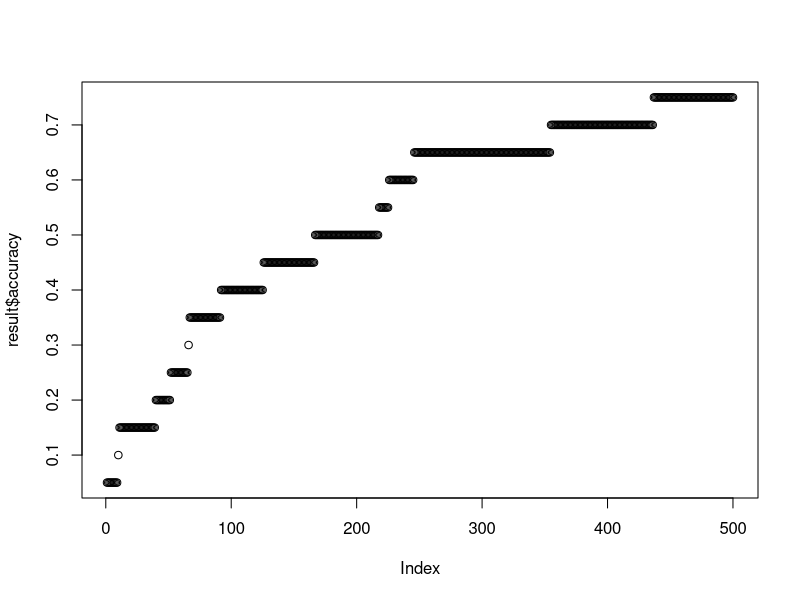

Recreate this plot in R.
n.inputs <- 24
n.hidden <- 10
n.outputs <- 24
learning.rate <- 0.2
rate.REM.decay.all <- 0.855
REM.enhance.amount <- 1.058

training.words <- list(
  list(input=runif(n.inputs, 0, 1), output=c(0, 0, 0, 0, 0, 0, 0, 0, 0, 1, 0, 0, 0, 0, 0, 0, 0, 0, 0, 0, 0, 0, 0, 0)),
  list(input=runif(n.inputs, 0, 1), output=c(0, 0, 0, 0, 0, 0, 0, 0, 0, 0, 0, 0, 0, 0, 0, 0, 0, 0, 0, 0, 1, 0, 0, 0)),
  list(input=runif(n.inputs, 0, 1), output=c(0, 0, 0, 1, 0, 0, 0, 0, 0, 0, 0, 0, 0, 0, 0, 0, 0, 0, 0, 0, 0, 0, 0, 0)),
  list(input=runif(n.inputs, 0, 1), output=c(0, 0, 0, 0, 0, 0, 0, 0, 0, 0, 0, 1, 0, 0, 0, 0, 0, 0, 0, 0, 0, 0, 0, 0)),
  list(input=runif(n.inputs, 0, 1), output=c(0, 0, 0, 0, 0, 1, 0, 0, 0, 0, 0, 0, 0, 0, 0, 0, 0, 0, 0, 0, 0, 0, 0, 0)),
  list(input=runif(n.inputs, 0, 1), output=c(0, 0, 0, 0, 1, 0, 0, 0, 0, 0, 0, 0, 0, 0, 0, 0, 0, 0, 0, 0, 0, 0, 0, 0)),
  list(input=runif(n.inputs, 0, 1), output=c(0, 0, 0, 0, 0, 0, 0, 0, 0, 0, 0, 0, 0, 0, 0, 1, 0, 0, 0, 0, 0, 0, 0, 0)),
  list(input=runif(n.inputs, 0, 1), output=c(0, 0, 1, 0, 0, 0, 0, 0, 0, 0, 0, 0, 0, 0, 0, 0, 0, 0, 0, 0, 0, 0, 0, 0)),
  list(input=runif(n.inputs, 0, 1), output=c(0, 0, 0, 0, 0, 0, 1, 0, 0, 0, 0, 0, 0, 0, 0, 0, 0, 0, 0, 0, 0, 0, 0, 0)),
  list(input=runif(n.inputs, 0, 1), output=c(0, 0, 0, 0, 0, 0, 0, 0, 0, 0, 0, 0, 0, 0, 0, 0, 0, 0, 1, 0, 0, 0, 0, 0)),
  list(input=runif(n.inputs, 0, 1), output=c(0, 1, 0, 0, 0, 0, 0, 0, 0, 0, 0, 0, 0, 0, 0, 0, 0, 0, 0, 0, 0, 0, 0, 0)),
  list(input=runif(n.inputs, 0, 1), output=c(0, 0, 0, 0, 0, 0, 0, 0, 0, 0, 0, 0, 0, 0, 0, 0, 0, 0, 0, 1, 0, 0, 0, 0)),
  list(input=runif(n.inputs, 0, 1), output=c(0, 0, 0, 0, 0, 0, 0, 0, 0, 0, 0, 0, 0, 0, 0, 0, 0, 0, 0, 0, 0, 0, 0, 1)),
  list(input=runif(n.inputs, 0, 1), output=c(0, 0, 0, 0, 0, 0, 0, 0, 0, 0, 0, 0, 0, 0, 0, 0, 0, 0, 0, 0, 0, 0, 1, 0)),
  list(input=runif(n.inputs, 0, 1), output=c(0, 0, 0, 0, 0, 0, 0, 0, 0, 0, 0, 0, 0, 0, 0, 0, 0, 1, 0, 0, 0, 0, 0, 0)),
  list(input=runif(n.inputs, 0, 1), output=c(0, 0, 0, 0, 0, 0, 0, 1, 0, 0, 0, 0, 0, 0, 0, 0, 0, 0, 0, 0, 0, 0, 0, 0)),
  list(input=runif(n.inputs, 0, 1), output=c(0, 0, 0, 0, 0, 0, 0, 0, 0, 0, 0, 0, 0, 1, 0, 0, 0, 0, 0, 0, 0, 0, 0, 0)),
  list(input=runif(n.inputs, 0, 1), output=c(0, 0, 0, 0, 0, 0, 0, 0, 0, 0, 0, 0, 0, 0, 1, 0, 0, 0, 0, 0, 0, 0, 0, 0)),
  list(input=runif(n.inputs, 0, 1), output=c(0, 0, 0, 0, 0, 0, 0, 0, 0, 0, 1, 0, 0, 0, 0, 0, 0, 0, 0, 0, 0, 0, 0, 0)),
  list(input=runif(n.inputs, 0, 1), output=c(0, 0, 0, 0, 0, 0, 0, 0, 0, 0, 0, 0, 0, 0, 0, 0, 0, 0, 0, 0, 0, 0, 0, 0)),
  list(input=runif(n.inputs, 0, 1), output=c(0, 0, 0, 0, 0, 0, 0, 0, 0, 0, 0, 0, 0, 0, 0, 0, 1, 0, 0, 0, 0, 0, 0, 0)),
  list(input=runif(n.inputs, 0, 1), output=c(0, 0, 0, 0, 0, 0, 0, 0, 1, 0, 0, 0, 0, 0, 0, 0, 0, 0, 0, 0, 0, 0, 0, 0)),
  list(input=runif(n.inputs, 0, 1), output=c(0, 0, 0, 0, 0, 0, 0, 0, 0, 0, 0, 0, 1, 0, 0, 0, 0, 0, 0, 0, 0, 0, 0, 0)),
  list(input=runif(n.inputs, 0, 1), output=c(0, 0, 0, 0, 0, 0, 0, 0, 0, 0, 0, 0, 0, 0, 0, 0, 0, 0, 0, 0, 0, 1, 0, 0)),
  list(input=runif(n.inputs, 0, 1), output=c(1, 0, 0, 0, 0, 0, 0, 0, 0, 0, 0, 0, 0, 0, 0, 0, 0, 0, 0, 0, 0, 0, 0, 0))
) 

words.tested <- sample(training.words, 20) 

weights.to.hidden <- matrix(rnorm(n.inputs*n.hidden, mean=0, sd=1), nrow=n.inputs, ncol=n.hidden) 
weights.to.output <- matrix(rnorm(n.hidden*n.outputs, mean=0, sd=1), nrow=n.hidden, ncol=n.outputs)

sigmoid.activation <- function(x){
  return(1 / (1+exp(-x)))
}

forward.pass <- function(input){
  hidden.layer <- numeric(n.hidden)
  for(i in 1:n.hidden){
    hidden.layer[i] <- sigmoid.activation(sum(input*weights.to.hidden[, i]))
  }
  output.layer <- numeric(n.outputs) 
  for(i in 1:n.outputs){
    output.layer[i] <- sigmoid.activation(sum(hidden.layer*weights.to.output[, i]))
  }
  return(list(hidden=hidden.layer, output=output.layer))
}

backprop <- function(input, target){
  
  delta.weights.to.hidden <- weights.to.hidden
  delta.weights.to.output <- weights.to.output
  
  activations <- forward.pass(input)
  output <- activations$output
  hidden <- activations$hidden
  
  output.error <- target - output
  output.slope <- output*(1-output)
  output.weighted.error <- output.slope*output.error
  for(o in 1:n.outputs){
    delta.weights.to.output[,o] <- learning.rate*output.weighted.error[o]*hidden
  }
  
  hidden.error <- numeric(n.hidden)
  for(h in 1:n.hidden){
    hidden.error[h] <- sum(delta.weights.to.output[h,] * output.weighted.error)
  }
  hidden.slope <- hidden*(1-hidden)
  hidden.weighted.error <- hidden.slope*hidden.error
  for(h in 1:n.hidden){
    delta.weights.to.hidden[,h] <- learning.rate*hidden.weighted.error[h]*input
  }
  
  weights.to.hidden <<- weights.to.hidden + delta.weights.to.hidden
  weights.to.output <<- weights.to.output + delta.weights.to.output
  
}

test.word <- function(input, target){
  rmse.output <- sqrt(mean(target - forward.pass(input)$output)^2)
  return(rmse.output)
} 

REM.decay.all <- function(){
  weights.to.hidden <<- weights.to.hidden * rate.REM.decay.all
  weights.to.output <<- weights.to.output * rate.REM.decay.all
}

REM.enhance <- function(){
  weights.to.hidden <<- weights.to.hidden * REM.enhance.amount
  weights.to.output <<- weights.to.output * REM.enhance.amount
} 

REM.contrast <- function(){
  weights.to.hidden <<- weights.to.hidden + (weights.to.hidden / sum(abs(weights.to.hidden)))
  weights.to.output <<- weights.to.output + (weights.to.output / sum(abs(weights.to.output)))
}

classification.correct <- function(input, target){
  if(which.max(forward.pass(input)$output) == which.max(target)){
    return(T)
  }
  else{
    return(F)
  }
}

epoch <- function(){
  for(t in 1:length(training.words)){
    backprop(training.words[[t]]$input, training.words[[t]]$output)
  }
 
  error <- 0
  classification.acc <- 0
  
  for(t in 1:length(words.tested)){
    backprop(words.tested[[t]]$input, words.tested[[t]]$output)
    # Uncomment any of the lines below to run different versions of the model. Uncomment lines one at a time.
    # REM.decay.all()
    # REM.enhance()
    # REM.contrast()
    error <- error + test.word(words.tested[[t]]$input, words.tested[[t]]$output)
    classification.acc <- classification.acc + classification.correct(words.tested[[t]]$input, words.tested[[t]]$output)
  }
  classification.acc <- classification.acc / length(words.tested)
  return(list(error=error, classification.accuracy = classification.acc))
} 


batch <- function(epochs){
  errors <- numeric(epochs)
  classifications <- numeric(epochs)
  pb <- txtProgressBar(min=0, max=epochs, style=3)
  for(i in 1:epochs){
    result <- epoch()
    errors[i] <- result$error
    classifications[i] <- result$classification.accuracy
    setTxtProgressBar(pb, i)
  }
  return(data.frame(epoch=1:epochs, error=errors, accuracy=classifications))
}

result <- batch(500)
plot(result$accuracy)